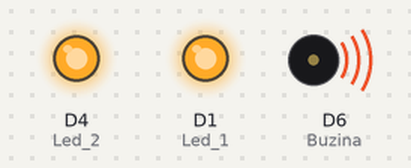
Simulated run of this sketch. Board: ESP8266 (NodeMCU). Parts: output pins drawn as LEDs (lit = HIGH), buzzer (waves = sounding, pin HIGH).

Above: at 1.0 s.
At 3.0 s:
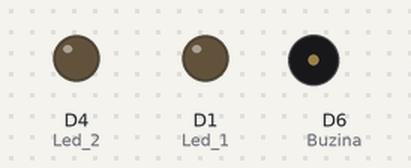
Timing chart, 0 to 5.2 s (numbered marks = the images above):
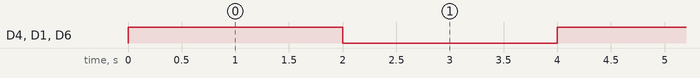

Measured:
- by itself, D4 (Led_2), D1 (Led_1), D6 (Buzina): alternates HIGH for 2.0 s and LOW for 2.0 s

The sketch:

405-aluno.ino
```cpp
#define Led_1 D1
#define Led_2 D4
#define Buzina D6

void setup() {
  pinMode(Led_1, OUTPUT);
  pinMode(Led_2, OUTPUT);
  pinMode(Buzina, OUTPUT);
}
void loop() {
  digitalWrite(Led_1, HIGH);
  digitalWrite(Led_2, HIGH);
  digitalWrite(Buzina, HIGH);
  delay(2000);
  digitalWrite(Led_1, LOW);
  digitalWrite(Led_2, LOW);
  digitalWrite(Buzina, LOW);
  delay(2000);


}
```
